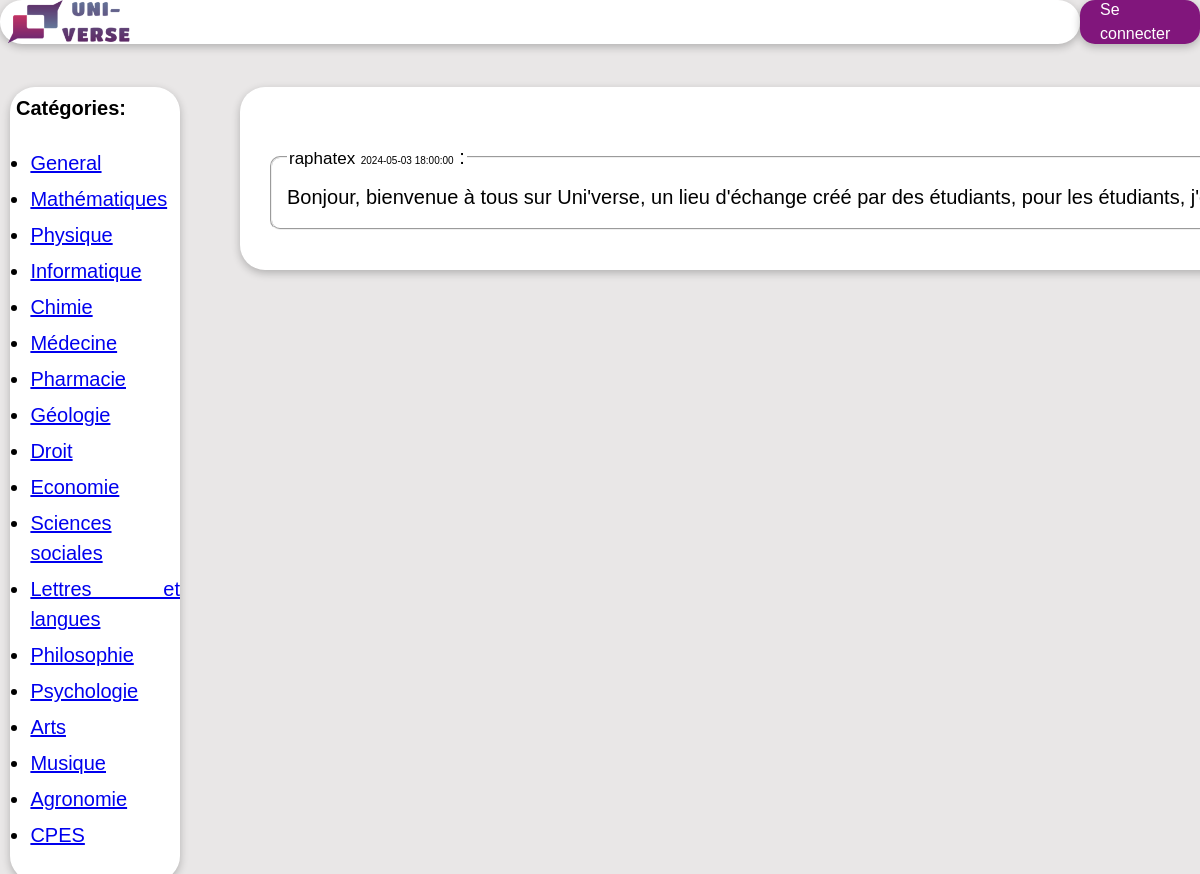
Before: / with the older database file.
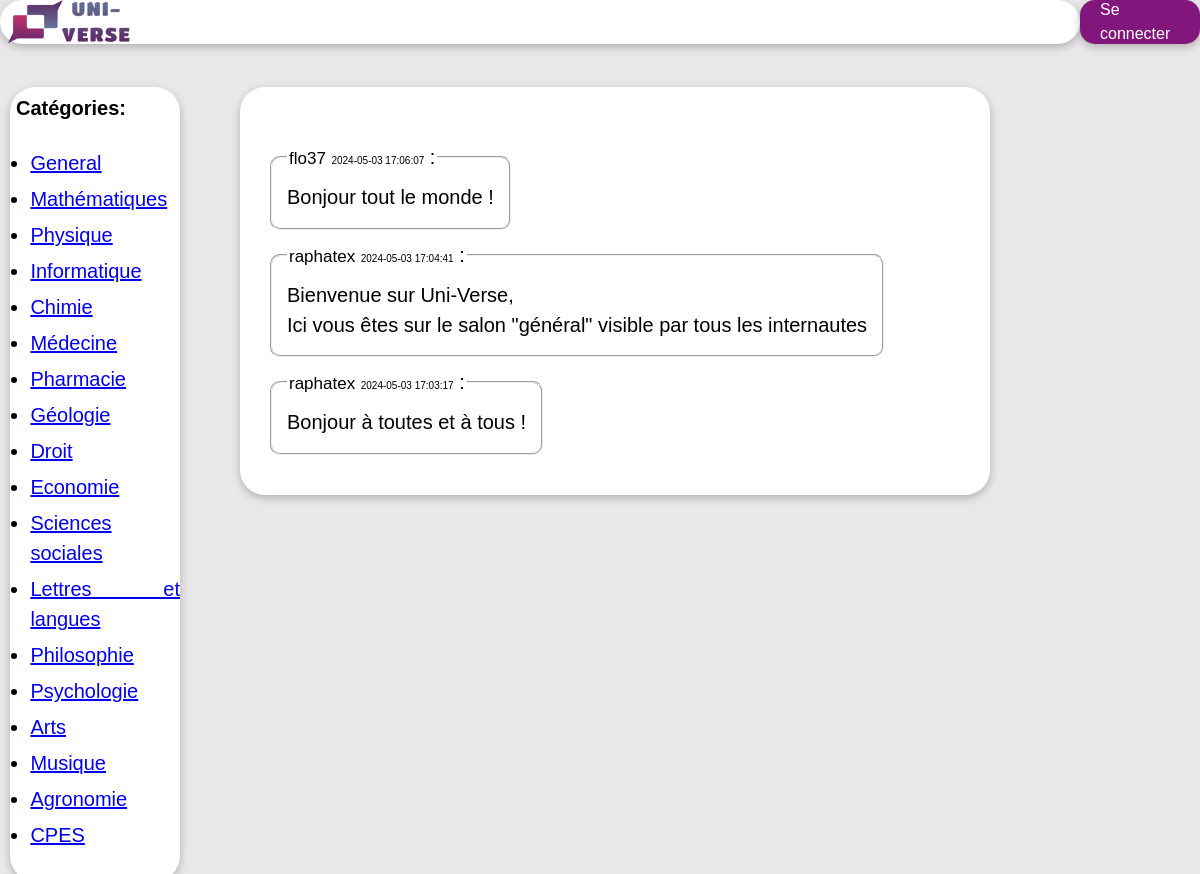
After: the same page with the newer database file.
### tables this page shows
CREATE TABLE `messages` (
  `id` int(11) NOT NULL,
  `user_id` int(11) NOT NULL,
  `message` text NOT NULL,
  `category` varchar(255) NOT NULL,
  `date` datetime NOT NULL
);

CREATE TABLE `users` (
  `id` int(11) NOT NULL,
  `username` varchar(255) NOT NULL,
  `email` varchar(255) NOT NULL,
  `password` varchar(255) NOT NULL,
  `active` tinyint(1) NOT NULL,
  `id_coded` varchar(255) NOT NULL
);

### index.php (the view, shortened to what this page needs)
<?php
include 'bdd.php';
if(isset($_GET['categorie'])){
  $page = $_GET['categorie'];
}
else{
  $page = 'general';
}
$get_messages = $bdd->query("SELECT `username`,`message`,`date` FROM `messages` INNER JOIN `users` ON messages.user_id = users.id WHERE `category`='$page' ORDER BY messages.id DESC");
?>
<!DOCTYPE html>
<link href="main.css" rel="stylesheet" media="all" />
<html lang="fr">
  <head>
  </head>
  <body>
    <div class="container">
      <div class="parent">
        <div class="haut">
          <div class="logo">
            <img class="image_logo" src="Logo_Uni-verse.png" alt="Uni'Verse" />
          </div>
        </div>
        <div class="messages">
          <div id="message">
            <?php
            if (isset($_SESSION['connecte']) or $page == 'general'){
              while ($messages = $get_messages->fetch()) {
                ?>
                <fieldset class="users_messages">
                <legend><span class="username">
                <?php
                echo "$messages[0]</span>";
                ?>
                <span class="date">
                <?php
                echo "$messages[2]</span> :</legend>";
                echo "<pre>$messages[1]</pre>";
                ?>
                </fieldset>
                <?php
              }
            }
            else{
              echo "Vous devez être connecté pour visionner ces messages.";
            }
            ?>
          </div>
        </div>
        <div class="gauche">
          <h2 class="titre_catégories">Catégories:</h2>
          <ul class="liste_catégories" style="font-size: 25px">
            <li class="element_liste_catégories">
              <a href="index.php">General</a>
            </li>
            <li class="element_liste_catégories">
              <a href="index.php?categorie=maths">Mathématiques</a>
            </li>
            <li class="element_liste_catégories">
              <a href="index.php?categorie=physique">Physique</a>
            </li>
            <li class="element_liste_catégories">
              <a href="index.php?categorie=informatique">Informatique</a>
            </li>
            <li class="element_liste_catégories">
              <a href="index.php?categorie=chimie">Chimie</a>
            </li>
            <li class="element_liste_catégories">
              <a href="index.php?categorie=medecine">Médecine</a>
            </li>
            <li class="element_liste_catégories">
              <a href="index.php?categorie=pharmacie">Pharmacie</a>
            </li>
            <li class="element_liste_catégories">
              <a href="index.php?categorie=geologie">Géologie</a>
            </li>
            <li class="element_liste_catégories">
              <a href="index.php?categorie=droit">Droit</a>
            </li>
            <li class="element_liste_catégories">
              <a href="index.php?categorie=economie">Economie</a>
            </li>
            <li class="element_liste_catégories">
              <a href="index.php?categorie=ss">Sciences sociales</a>
            </li>
            <li class="element_liste_catégories">
              <a href="index.php?categorie=ll">Lettres et langues</a>
            </li>
            <li class="element_liste_catégories">
              <a href="index.php?categorie=philosophie">Philosophie</a>
            </li>
            <li class="element_liste_catégories">
              <a href="index.php?categorie=psychologie">Psychologie</a>
            </li>
            <li class="element_liste_catégories">
              <a href="index.php?categorie=arts">Arts</a>
            </li>
            <li class="element_liste_catégories">
              <a href="index.php?categorie=musique">Musique</a>
            </li>
            <li class="element_liste_catégories">
              <a href="index.php?categorie=agronomie">Agronomie</a>
            </li>
            <li class="element_liste_catégories">
              <a href="index.php?categorie=cpes">CPES</a>
            </li>
          </ul>
        </div>
        <?php
          if (isset($_SESSION['connecte'])){
            ?>
            <a href="profile.php" class="connection"><?php echo $_SESSION['username'];?></a>
            <?php
          }
          else{
            ?>
            <a href="login.php" class="connection">Se connecter</a>
            <?php
          }
        ?>
        <div class="espace-haut"></div>
      </div>
    </div>
  </body>
</html>

### main.css (style rules this page uses)
body { margin: 0; padding: 0; overflow: hidden; background-color: rgb(233, 231, 231); font-family: Arial, Helvetica, sans-serif; line-height: 1.5; }
.container { height: 100vh; overflow: auto; }
.parent { display: grid; grid-template-columns: 15% 5% 70% 10%; grid-template-rows: auto 1fr auto; }
.titre_catégories { margin:0.5vw; font-size: 20px ; overflow:hidden }
.liste_catégories { padding-left: 1.7vw; overflow:auto ; }
.element_liste_catégories { padding-bottom:0.5vw ; font-size: 20px; text-align: justify; }
#message { background-color: white; border-radius: 20px; padding: 15px; margin-top: 15px; text-align: justify; overflow: auto; }
.users_messages { font-size: 20px; margin: 10px 0px; border-radius: 10px; color: rgb(0, 0, 0); width: fit-content; height: fit-content; }
.date { font-size: 10px; }
.username { font-size: 17px; }
pre { margin: 3px 0px; font-family: Arial, Helvetica, sans-serif; }
.haut, .gauche, .messages { border-radius: 25px; background-color: white; box-shadow: rgba(0, 0, 0, 0.24) 0px 3px 8px; }
.haut { height: 5vh; grid-row: 1; grid-column: 1 / 4; display: grid; grid-template-columns: 50% 50%; grid-template-rows:5vh; }
.connection { display: flex; flex-direction: row; align-items: center; margin: auto; padding: 0px 20px; background: rgb(129, 22, 124); color: white; border-radius: 15px; box-shadow: rgba(0, 0, 0, 0.24) 0px 3px 8px; height: 5vh; width: fit-content; grid-row: 1; grid-column: 4; cursor: pointer; text-decoration: none; }
.image_logo { height: 100%; width: auto; }
.gauche { margin-left: 10px; grid-row: 3; grid-column: 1; height: fit-content; }
.messages { min-width: 60vw; width: fit-content; height: fit-content; grid-row: 3; grid-column: 3; padding: 15px; }
.espace-haut { display: block; height: 5vh; grid-row: 2; grid-column: 1/5; }

Changed rows visible on the page:
no longer on this page (row edited): messages: user.username "raphatex", date "2024-05-03 18:00:00", message "Bonjour, bienvenue à tous sur Uni'verse, un lieu d'échange créé par des étudiants, pour les étudiants,…"
added messages: user.username "flo37", date "2024-05-03 17:06:07", message "Bonjour tout le monde !"
added messages: user.username "raphatex", date "2024-05-03 17:04:41", message "Bienvenue sur Uni-Verse, Ici vous êtes sur le salon \"général\" visible par tous les internautes"
added messages: user.username "raphatex", date "2024-05-03 17:03:17", message "Bonjour à toutes et à tous !"
